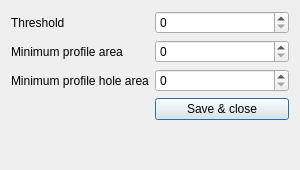
<?xml version="1.0" encoding="UTF-8"?>
<ui version="4.0">
 <class>GeneralSettingsDialog</class>
 <widget class="QDialog" name="GeneralSettingsDialog">
  <property name="geometry">
   <rect>
    <x>0</x>
    <y>0</y>
    <width>300</width>
    <height>170</height>
   </rect>
  </property>
  <property name="sizePolicy">
   <sizepolicy hsizetype="Fixed" vsizetype="Fixed">
    <horstretch>0</horstretch>
    <verstretch>0</verstretch>
   </sizepolicy>
  </property>
  <property name="windowTitle">
   <string>Dialog</string>
  </property>
  <layout class="QFormLayout" name="formLayout">
   <item row="0" column="0">
    <widget class="QLabel" name="label">
     <property name="text">
      <string>Threshold</string>
     </property>
    </widget>
   </item>
   <item row="0" column="1">
    <widget class="QSpinBox" name="spnThreshold">
     <property name="maximum">
      <number>255</number>
     </property>
    </widget>
   </item>
   <item row="1" column="0">
    <widget class="QLabel" name="label_2">
     <property name="text">
      <string>Minimum profile area</string>
     </property>
    </widget>
   </item>
   <item row="1" column="1">
    <widget class="QSpinBox" name="spnMinProfileArea">
     <property name="maximum">
      <number>9999</number>
     </property>
    </widget>
   </item>
   <item row="2" column="0">
    <widget class="QLabel" name="label_3">
     <property name="text">
      <string>Minimum profile hole area</string>
     </property>
    </widget>
   </item>
   <item row="2" column="1">
    <widget class="QSpinBox" name="spnMinProfileHoleArea">
     <property name="maximum">
      <number>9999</number>
     </property>
    </widget>
   </item>
   <item row="3" column="1">
    <widget class="QPushButton" name="buttSaveClose">
     <property name="text">
      <string>Save &amp;&amp; close</string>
     </property>
    </widget>
   </item>
  </layout>
 </widget>
 <resources/>
 <connections/>
</ui>
